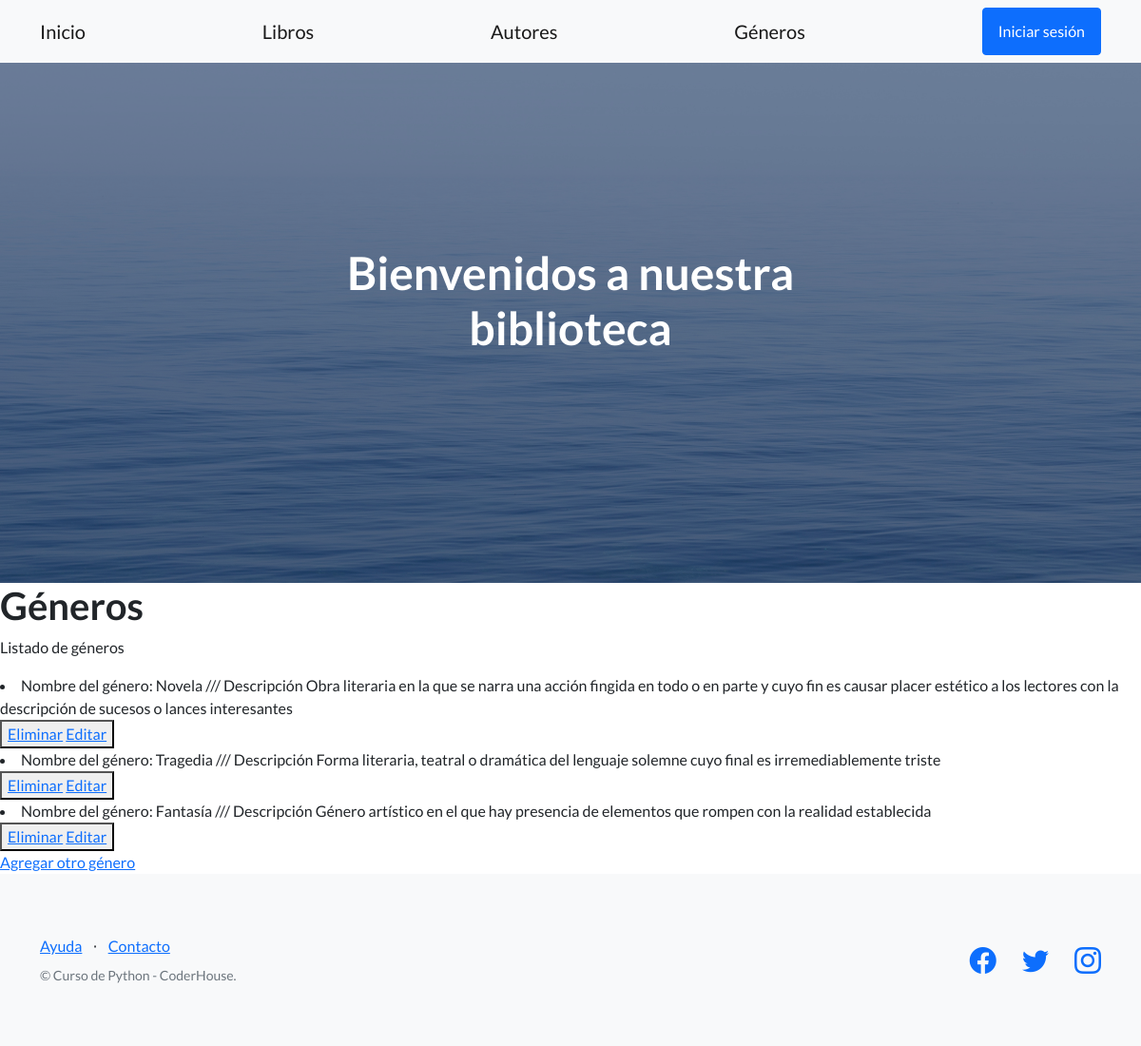
The app's page /genero, older data.
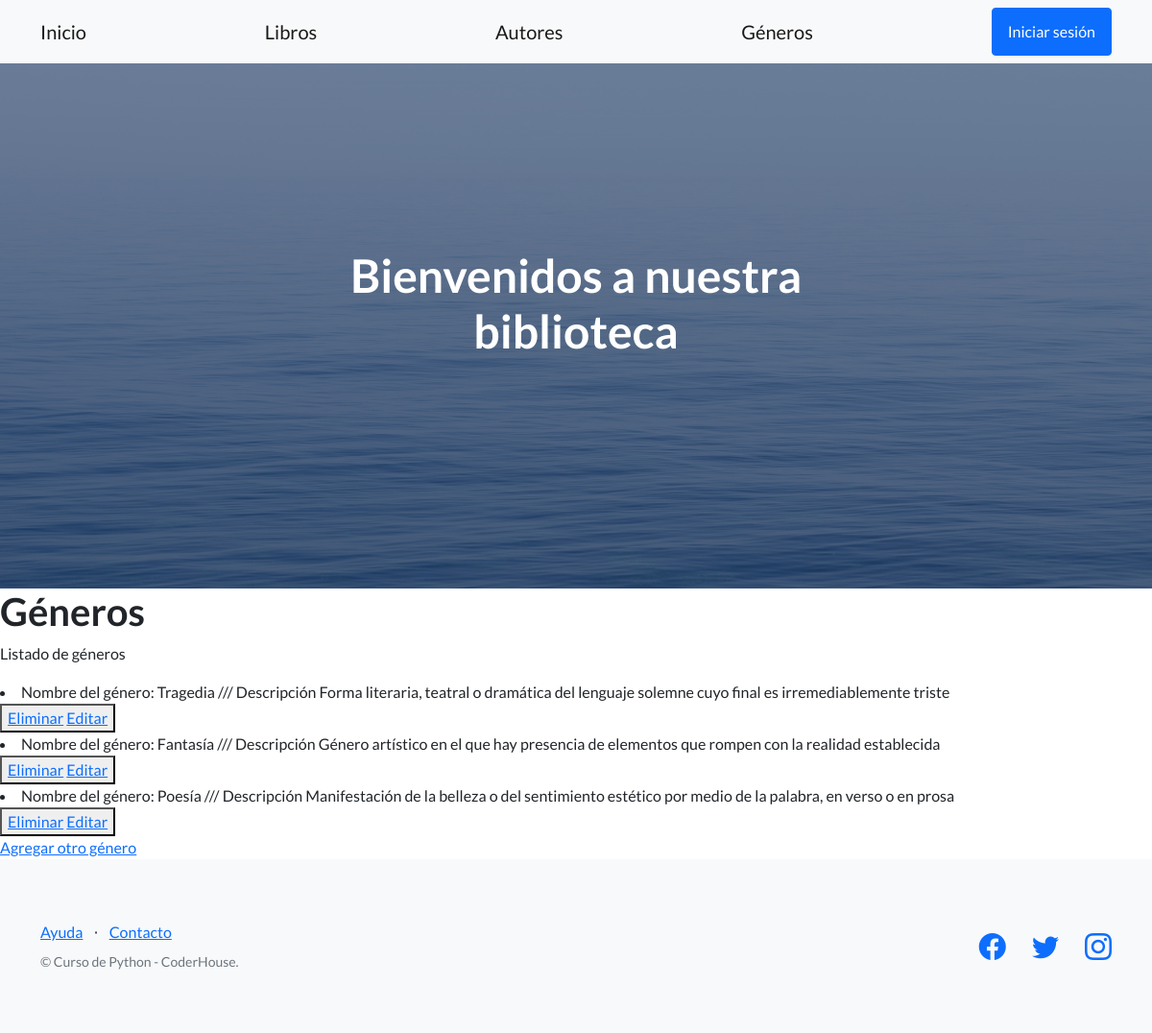
The same page, newer data.
### AppCoder/models.py (models this page shows)
class Genero(models.Model):
    nombre= models.CharField(max_length=40)
    descripcion= models.CharField(max_length=180)
    def __str__(self):
        return (f'Nombre del género: {self.nombre} /// Descripción {self.descripcion}')

### AppCoder/views.py (the view)
# urls.py: path('genero', views.generos, name="Géneros"),
def generos(request):
    generos = Genero.objects.all()
    contexto= {"generos":generos}
    return render(request, "AppCoder/generos.html",contexto)

### AppCoder/templates/AppCoder/generos.html (shortened to what this page needs)
{% extends "AppCoder/padre.html" %}
{% load static %}
{% block contenidoQueCambia %}
<h1>Géneros</h1>
<p>Listado de géneros</p>
<!DOCTYPE html>
<html lang="en">
    <head>
    </head>
    <body>
        <body>
            {% for g in generos %}
            <li>{{g}}</li>
            <button>
                <a href="{% url 'EliminarGenero' g.nombre %}"> Eliminar</a>
                <a href="{% url 'EditarGenero' g.nombre %}"> Editar</a>
            </button>
            {% endfor %}
            <br><a href="{% url 'GeneroFormulario'%}">Agregar otro género</a>
        </body>
    </body>
    </html>
{% endblock %}

Row changes from the older to the newer data that the page shows:
removed Genero: nombre+descripcion "Nombre del género: Novela /// Descripción Obra literaria en la que se narra una acción fingida en todo o en parte y cuyo fin es causar placer estético a los lectores con la descripción de sucesos o lances interesantes"
added Genero: nombre+descripcion "Nombre del género: Poesía /// Descripción Manifestación de la belleza o del sentimiento estético por medio de la palabra, en verso o en prosa"
